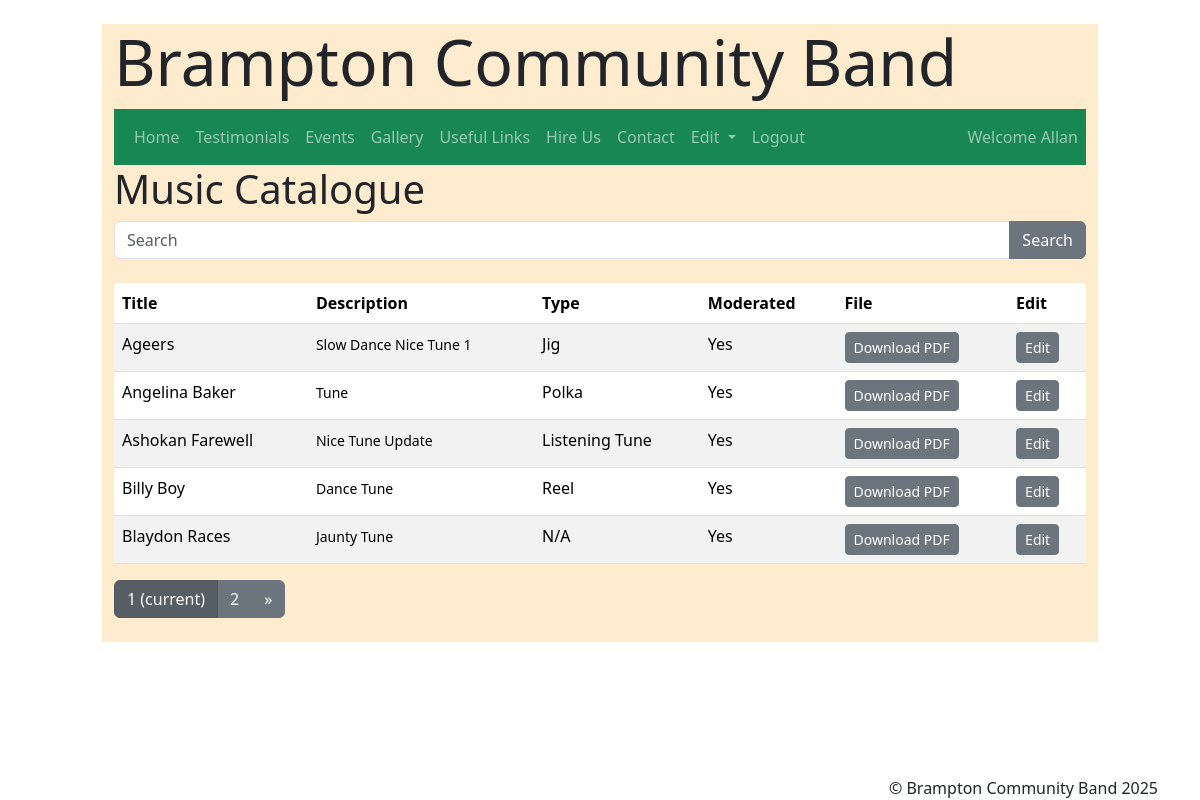
Screenshot of /musicMod (signed in) with the database file from the repository.
### pages/models.py (models this page shows, shortened)
class CustomUser(AbstractUser):
    moderator = models.BooleanField(max_length=5, null=True, blank=True, default=False)

class Songs(models.Model):
    TUNETYPE = (
        ('N/A', 'N/A'),
        ('Jig', 'Jig'),
        ('Reel', 'Reel'),
        ('Polka', 'Polka'),
        ('Listening Tune', 'Listening_Tune')
    )
    SET = (
        ('0', 'No'),
        ('1', 'Yes')
    )
    MOD = (
        ('No', 'No'),
        ('Yes', 'Yes')
    )
    title = models.CharField(max_length=50, null=True, blank=True, unique=True)
    description = models.TextField(blank=True)
    tune_type = models.CharField(max_length=25, choices=TUNETYPE)
    is_set = models.CharField(max_length=5, choices=SET, default=False, blank=True, null=True)
    file = models.FileField(upload_to="songs/")
    moderated = models.CharField(max_length=5, choices=MOD, default=False, blank=True, null=True)
    class Meta:
        ordering = ['id']

### pages/views.py (the view)
# urls.py: path('musicMod', views.musicMod, name='musicMod'),
def musicMod(request):
    if request.user.is_authenticated:
        score = Songs.objects.all().order_by('title').values()
        page_num = request.GET.get('page', 1)
        paginator = Paginator(score, 5)
        try:
            items_page = paginator.page(page_num)
            items_page_items = items_page.object_list
        except PageNotAnInteger:
            items_page = paginator.page(1)
        except EmptyPage:
            items_page = paginator.page(paginator.num_pages)
        return render(request, "musicMod.html", { "items_page": items_page})
    else:
        messages.success(request, "Please log to access this page")
        return render(request, 'login.html')

### pages/templates/musicMod.html
{% extends "base.html" %}
{% block content %}
{% load static %}
{% block page_title %}
<div class="row"><h2 class="display-6">Music Catalogue</h2>{% include 'search_music.html' %}</div>
{% endblock page_title%}
<div class="table-responsive">
<table class="table table-striped">
    <thead>
        <th scope="col">Title</th>
        <th scope="col">Description</th>
        <th scope="col">Type</th>
        <th scope="col">Moderated</th>
        <th scope="col">File</th>
        <th>Edit</th>
    </thead>
    <tbody>
        {% for tune in items_page|dictsort:"title" %}
                <tr>
                    <td scope="row">{{ tune.title }}</td>
                    <td scope="row"><small>{{ tune.description }}</small></td>
                    <td scope="row">{{ tune.tune_type }}</td>
                    <td scope="row">{{ tune.moderated }}</td>
                    <td scope="row"><a href="{{ MEDIA_URL}}{{tune.file}}" class="btn btn-secondary btn-sm" target="-blank">Download PDF</a></td>
                    <td scope="row"><a href="{% url 'edit_music' tune.id %}" class="btn btn-secondary btn-sm">Edit</a></td></td>
                </tr>
        {% endfor %}
    </tbody>
</table>
{% include 'pagination.html' %}
</div>
<br>
{% endblock content %}

### pages/templates/navbar.html (shortened to what this page needs)
      <nav class="navbar navbar-expand-lg navbar-dark bg-success">
        <div class="container">
          <div class="collapse navbar-collapse" id="navbarNavDarkDropdown">
            <ul class="navbar-nav">
                <li class="nav-item">
                <a class="nav-link" href="{% url 'index' %}">Home</a>
                </li>
                <li class="nav-item">
                <a class="nav-link" href="{% url 'testimonials' %}">Testimonials</a>
                </li>
                <li class="nav-item">
                <a class="nav-link" href="{% url 'news' %}">Events</a>
                </li>
                <li class="nav-item">
                <a class="nav-link" href="{% url 'gallery' %}">Gallery</a>
                </li>
                <li class="nav-item">
                    <a class="nav-link" href="{% url 'links' %}">Useful Links</a>
                </li>
                <li class="nav-item">
                <a class="nav-link" href="#">Hire Us</a>
                </li>
                <li class="nav-item">
                  <a class="nav-link" href="{% url 'contact' %}">Contact</a>
              </li>
                  {% if user.is_authenticated %}
                  <li class="nav-item dropdown">
                    <a class="nav-link dropdown-toggle" href="#" id="navbarDarkDropdownMenuLink" role="button" data-bs-toggle="dropdown" aria-expanded="false">
                      Edit
                    </a>
                  </li>
              <li class="nav-item">
                  <a class="nav-link" href="{% url 'logoutBCB' %}">Logout</a>
              </li>
              <li class="nav-item right">
                <a class="nav-link" href="#">Welcome {{user.first_name}}</a>
              </li>
              {% else %}
              <li class="nav-item">
                  <a class="nav-link" href="{% url 'loginBCB' %}">Login</a>
              </li>
               {% endif %}
            </ul>
          </div>
        </div>
      </nav>

### pages/static/style.css (style rules this page uses)
body { background-image: url('Instruments.png'); opacity:1; background-blend-mode: normal; background-size: cover; min-height: 100vh; }
.container-fluid { max-width: 85%; min-height: 95%; }
.right { position: absolute; right: 0; text-align: right; }

### rows the page displays
CustomUser: first_name "Allan"
Songs: title "Ageers", description "Slow Dance Nice Tune 1", tune_type "Jig", moderated "Yes"
Songs: title "Angelina Baker", description "Tune", tune_type "Polka", moderated "Yes"
Songs: title "Ashokan Farewell", description "Nice Tune Update", tune_type "Listening Tune", moderated "Yes"
Songs: title "Billy Boy", description "Dance Tune", tune_type "Reel", moderated "Yes"
Songs: title "Blaydon Races", description "Jaunty Tune", tune_type "N/A", moderated "Yes"

### other values shown
{{ page_number }} "1"
{{ page_number }} "2"
